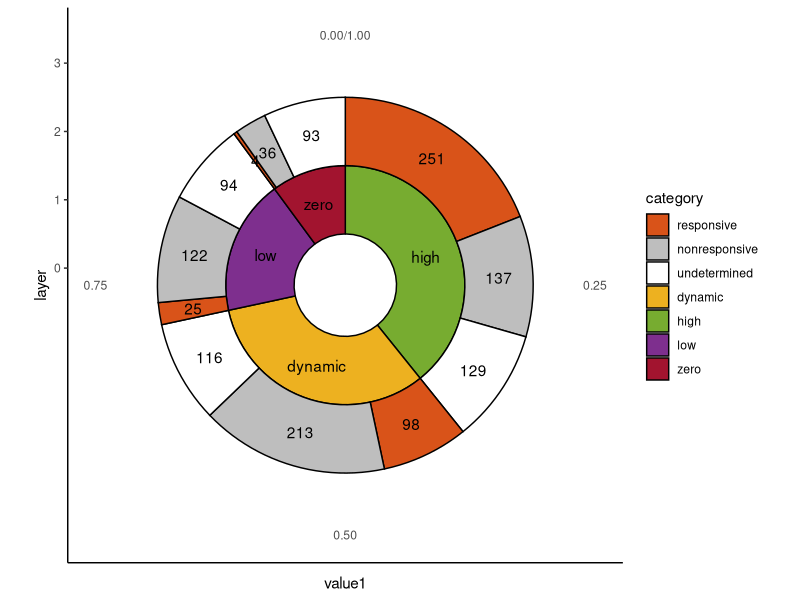
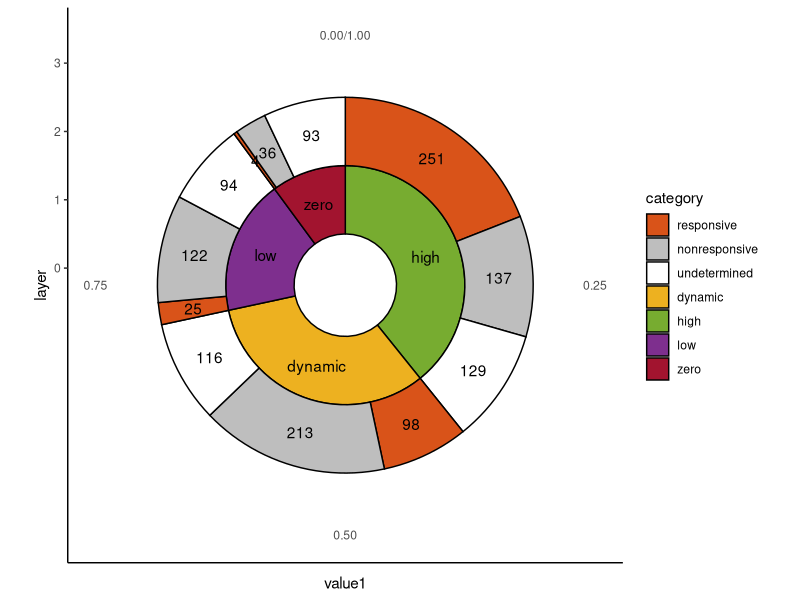

Source code (R) for these figures, in order:
library(ggplot2)
library(RColorBrewer)
library(data.table)

df = read.csv('input/WPS/gene_category_summary.csv',row.names = 1)
df$undetermined = df$total - df$responsive - df$nonresponsive

# the first layer
data2 = data.frame(category = rownames(df), value = df$total)
data2 = data2[data2$category %in% c('zero','low','dynamic','high'),]
data2$layer=1
data2$value1=data2$value/sum(data2$value) # the position in the circle
# align the order of the table 
data2 = rbind(data2[data2$category == 'high',],
                data2[data2$category == 'dynamic',],
                data2[data2$category == 'low',],
                data2[data2$category == 'zero',])

# the second layer
tmp = as.data.table(df[,2:4])
tmp$category = rownames(df)
data1= as.data.frame(melt(tmp,id.vars = 'category'))
colnames(data1) = c('category','responsiveness','value')
data1$layer=2
data1 = rbind(data1[data1$category == 'high',],
              data1[data1$category == 'dynamic',],
              data1[data1$category == 'low',],
              data1[data1$category == 'zero',])
data1$value1=data1$value/sum(data1$value)
# make sure the row orders of data1 and data2 are aligned and layed out in the order of display


colors = c( 'undetermined' = 'white',
            'responsive' = '#D95319',
            'nonresponsive' = 'grey',
            'high' = '#77AC30',
            'dynamic' = '#EDB120',
            'low' = '#7E2F8E',
            'zero' = '#A2142F')

p=ggplot() +
  geom_col(aes(x = layer, y = value1, fill = category,group=layer),
           data =data2,width = 1, color = 'black')+
  geom_text(aes(label = category, x= layer, y = value1),
            data = data2,position=position_fill(vjust=0.5))+
  geom_col(aes(x = layer, y = value1, fill = responsiveness,group=layer), 
           data = data1,width = 1, color = 'black')+
  geom_text(aes(label = value, x= layer, y = value1),
            data = data1,position=position_fill(vjust=0.5))+
  scale_fill_manual(values = colors)+
  xlim(c(-0.25, 3))+
  coord_polar(theta = "y") +
  coord_polar(theta = "y") + theme_classic()

#

p

ggsave(file="figures/stacked_pie_gene_category_summary.pdf", plot=p,width=8, height=8)


